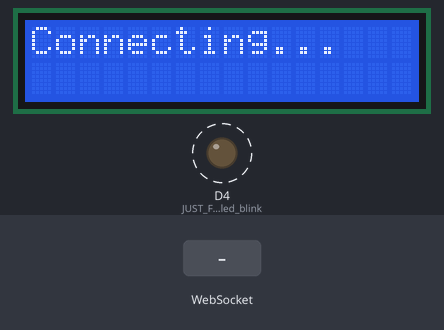
Bench run of a program on a simulated ESP8266 (NodeMCU). On the bench: 16×2 character LCD, output pins drawn as LEDs (lit = HIGH). Dashed ring = blinking. Inputs (shaded band) come from the test bench. WiFi joins after 1.5 s; servers stay silent unless stated.

Above: at 2.6 s.
4.3 s: WebSocket text "1" received
At 4.9 s:
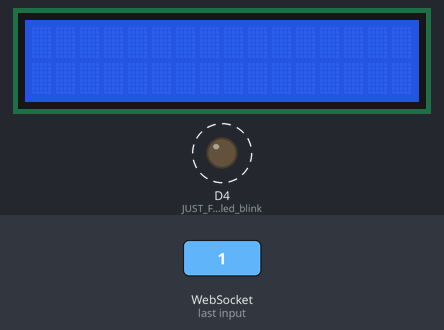
At 5.8 s:
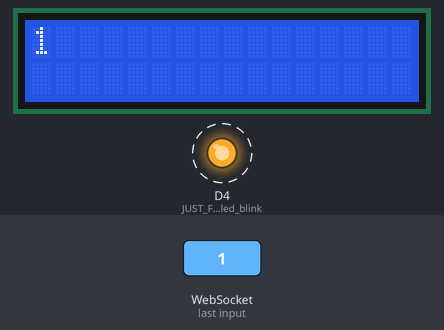
Timing chart, 0 to 13.3 s (numbered marks = the images above; inputs shaded):
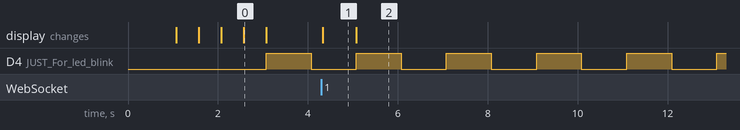

Measured:
- after the input at 4.3 s, the display: changes at once (image 1)
- by itself, D4 (JUST_For_led_blink): alternates HIGH for 1.0 s and LOW for 1.0 s
- what the display in image 0 shows lasts 0.5 s, from 2.6 s to 3.1 s
- what the display in image 1 shows lasts 0.8 s, from 4.3 s to 5.1 s

The program:

main.cpp
```cpp
#include "index.h"

AsyncWebServer server(80);
LiquidCrystal lcd(D10, D9, D8, D1, D5, D6, D7);

std::ifstream htmlfile("index.html");
std::string line;

AsyncWebSocket ws("/ws");
AsyncWebServerRequest *WSrequest;

char MESSAGE[100] = {0};
size_t messlen = 0;

void onWsEvent(AsyncWebSocket *server, AsyncWebSocketClient *client, AwsEventType type, void *arg, uint8_t* data, size_t len) {
    if(type == WS_EVT_CONNECT) {
        lcd.clear();
        lcd.print("Socket Connected!");
    }
    else if (type == WS_EVT_DATA) {
        //int cursorPosy = 0;
        //int cursorflag = 0;
        strcpy(MESSAGE, (char*)data);
        messlen = len;

        lcd.clear();
        //lcd.print(((char*)data));

        /*for(size_t i = 0; i < len; i++) {
            if((cursorflag == 1) && (i%16 == 0) && i > 0) {

                //cursorflag = 0;
                //cursorPosy = 0;
                //delay(1000);
                lcd.clear();
            }
            if(i%16 == 0 && i > 0) {
                cursorPosy = !cursorPosy;
                cursorflag = !cursorflag;
                lcd.setCursor(0,cursorPosy);
                lcd.print(MESSAGE[i]);

            }
            else{
                lcd.print(MESSAGE[i]);
            }


        }*/

        //delay(2000);
        //lcd.printf("%d",(int)len);


        /*for(size_t i = 0 ; i < len; i++) {
            if(i%16 == 0) {
                cursorPosy = 1;
                cursorflag = 1;
                lcd.setCursor(0,cursorPosy);
                lcd.print( ((char*)(data))[i] );//maybe try without pointer cast
                cursorPosy = 0;

                }
            else {
                lcd.print( (char)(data[i]) );
            }
            if((cursorflag == 1) && (i%16 == 0)) {
                delay(1000);
                cursorflag = 0;
            }
        }*/
    }


    return;
}

int main() {

    setup();
    //serverSetup();
    loop();
    return 0;
}

void setup() {
    pinMode(LED_BUILTIN, OUTPUT);//JUST For led blink
    Serial.begin(115200);//sets bitrate (NECESSARY)
    lcd.begin(16,2);
    lcd.print("Hello, ESP!");

    delay(1000);


    //lcd.println("");
    WiFi.mode(WIFI_STA);
    WiFi.begin("SSID", "PASSWORD");
    lcd.clear();
    lcd.print("Connecting");
    int counter = 0;


    while(WiFi.status() != WL_CONNECTED) {
        delay(500);
        lcd.print(".");
        counter++;

        if(counter == 3) {
            counter = 0;
            delay(500);
            lcd.clear();
            lcd.print("Connecting");
        }
    }

        lcd.println("");
        lcd.clear();
        lcd.print("Connected, IP:  ");
        lcd.setCursor(0,1);
        lcd.print( WiFi.localIP().toString() );

        ws.onEvent(onWsEvent);
        server.addHandler(&ws);

  /*  server.on("/", HTTP_GET, [](AsyncWebServerRequest *request){
    request->send_P(200, "text/html", index_html);
  });*/
  server.begin();
    //lcd.clear();
    return;
}
bool cursorPosy = 0;
        bool cursorflag = 0;
        int scrline = 0;

void loop()
{
    // turn the LED on (HIGH is the voltage level)
    digitalWrite(LED_BUILTIN, HIGH);
    // wait for a second
    delay(1000);
    // turn the LED off by making the voltage LOW
    digitalWrite(LED_BUILTIN, LOW);
    // wait for a second
    delay(1000);
    //ws.cleanupClients(600);

    for(size_t i = 0; i < messlen; i++) {
            if(i == 0) {//clear screen when writing from scratch
                lcd.clear();
                cursorflag = 0;
                cursorPosy = 0;

            }
            if((cursorflag == 1) && (i%16 == 0) && i > 0) {

                //cursorflag = 0;
                //cursorPosy = 0;
                delay(2500);
                //lcd.clear();
            }
            if(i%16 == 0 && i > 0) {
                cursorPosy = !cursorPosy;//new line
                cursorflag = !cursorflag;
                lcd.setCursor(0,cursorPosy);
                scrline++;

                if(scrline == 2) {
                    lcd.clear();
                    scrline = 0;
                }
                lcd.print(MESSAGE[i]);


            }
            else{
                lcd.print(MESSAGE[i]);
            }


        }

}
```

index.h
```cpp
#include <Arduino.h>
#include "LiquidCrystal.h"
#include <ESP8266WiFi.h>
#include "ESPAsyncWebServer.h"
#include <iostream>
#include <string>
#include <fstream>

const char index_html[] PROGMEM = R"rawliteral(
<!DOCTYPE HTML><html>
    <html>
        <head>
        <title>ESP WebServer</title>
        <meta name="viewport" content="width=device-width, initial-scale=1">
        </head><body><h1>Hello</h1></body>
    </html> edited)rawliteral";
```
